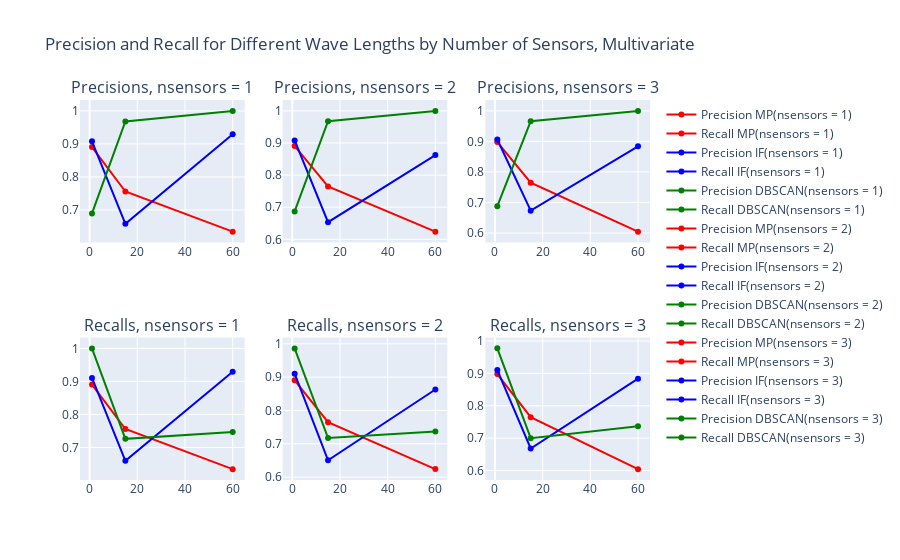

The notebook cell this image was saved under:
### Code cell
from plotly.subplots import make_subplots
import plotly.graph_objects as go

fig = make_subplots(rows=2, cols=3, subplot_titles=("Precisions, nsensors = 1", "Precisions, nsensors = 2", "Precisions, nsensors = 3", "Recalls, nsensors = 1", "Recalls, nsensors = 2", "Recalls, nsensors = 3"))

nsensors_values = [1, 2, 3]

for i, nsensors in enumerate(nsensors_values, 1):

    filtered_mp_df = mp_multi_df[mp_multi_df['nsensors'] == nsensors]
    filtered_if_df = isf_multi_df[isf_multi_df['nsensors'] == nsensors]
    filtered_dbscan_df = dbscan_multi_df[dbscan_multi_df['nsensors'] == nsensors]

    mp_mean_df = filtered_mp_df.groupby('wave len').mean().reset_index()
    isf_mean_df = filtered_if_df.groupby('wave len').mean().reset_index()
    dbscan_mean_df = filtered_dbscan_df.groupby('wave len').mean().reset_index()

    fig.add_trace(go.Scatter(x=mp_mean_df['wave len'], y=mp_mean_df['precision'],
                              mode='lines+markers', name=f'Precision MP(nsensors = {nsensors})',
                              line=dict(color='red')),
                  row=1, col=i)


    fig.add_trace(go.Scatter(x=mp_mean_df['wave len'], y=mp_mean_df['recall'],
                              mode='lines+markers', name=f'Recall MP(nsensors = {nsensors})',
                              line=dict(color='red')),
                  row=2, col=i)

    fig.add_trace(go.Scatter(x=isf_mean_df['wave len'], y=isf_mean_df['precision'],
                              mode='lines+markers', name=f'Precision IF(nsensors = {nsensors})',
                              line=dict(color='blue')),
                  row=1, col=i)


    fig.add_trace(go.Scatter(x=isf_mean_df['wave len'], y=isf_mean_df['recall'],
                              mode='lines+markers', name=f'Recall IF(nsensors = {nsensors})',
                              line=dict(color='blue')),
                  row=2, col=i)

    fig.add_trace(go.Scatter(x=dbscan_mean_df['wave len'], y=dbscan_mean_df['precision'],
                              mode='lines+markers', name=f'Precision DBSCAN(nsensors = {nsensors})',
                              line=dict(color='green')),
                  row=1, col=i)


    fig.add_trace(go.Scatter(x=dbscan_mean_df['wave len'], y=dbscan_mean_df['recall'],
                              mode='lines+markers', name=f'Recall DBSCAN(nsensors = {nsensors})',
                              line=dict(color='green')),
                  row=2, col=i)


# Update layout
fig.update_layout(title_text="Precision and Recall for Different Wave Lengths by Number of Sensors, Multivariate")

fig.show()

### Figure 1 — Plotly figure (JSON) as saved in the notebook; plotly's stock layout.template omitted (floating-point values rounded to 4 significant figures)
{"data": [{"line": {"color": "red"}, "mode": "lines+markers", "name": "Precision MP(nsensors = 1)", "type": "scatter", "x": [1, 15, 60], "xaxis": "x", "y": [0.8904, 0.7559, 0.6344], "yaxis": "y"}, {"line": {"color": "red"}, "mode": "lines+markers", "name": "Recall MP(nsensors = 1)", "type": "scatter", "x": [1, 15, 60], "xaxis": "x4", "y": [0.8904, 0.7559, 0.6344], "yaxis": "y4"}, {"line": {"color": "blue"}, "mode": "lines+markers", "name": "Precision IF(nsensors = 1)", "type": "scatter", "x": [1, 15, 60], "xaxis": "x", "y": [0.908, 0.658, 0.9293], "yaxis": "y"}, {"line": {"color": "blue"}, "mode": "lines+markers", "name": "Recall IF(nsensors = 1)", "type": "scatter", "x": [1, 15, 60], "xaxis": "x4", "y": [0.9104, 0.6594, 0.9295], "yaxis": "y4"}, {"line": {"color": "green"}, "mode": "lines+markers", "name": "Precision DBSCAN(nsensors = 1)", "type": "scatter", "x": [1, 15, 60], "xaxis": "x", "y": [0.6897, 0.9679, 1], "yaxis": "y"}, {"line": {"color": "green"}, "mode": "lines+markers", "name": "Recall DBSCAN(nsensors = 1)", "type": "scatter", "x": [1, 15, 60], "xaxis": "x4", "y": [1, 0.7262, 0.7469], "yaxis": "y4"}, {"line": {"color": "red"}, "mode": "lines+markers", "name": "Precision MP(nsensors = 2)", "type": "scatter", "x": [1, 15, 60], "xaxis": "x2", "y": [0.8904, 0.7647, 0.624], "yaxis": "y2"}, {"line": {"color": "red"}, "mode": "lines+markers", "name": "Recall MP(nsensors = 2)", "type": "scatter", "x": [1, 15, 60], "xaxis": "x5", "y": [0.8904, 0.7647, 0.624], "yaxis": "y5"}, {"line": {"color": "blue"}, "mode": "lines+markers", "name": "Precision IF(nsensors = 2)", "type": "scatter", "x": [1, 15, 60], "xaxis": "x2", "y": [0.908, 0.6534, 0.8623], "yaxis": "y2"}, {"line": {"color": "blue"}, "mode": "lines+markers", "name": "Recall IF(nsensors = 2)", "type": "scatter", "x": [1, 15, 60], "xaxis": "x5", "y": [0.9104, 0.6506, 0.8629], "yaxis": "y5"}, {"line": {"color": "green"}, "mode": "lines+markers", "name": "Precision DBSCAN(nsensors = 2)", "type": "scatter", "x": [1, 15, 60], "xaxis": "x2", "y": [0.6869, 0.9679, 1], "yaxis": "y2"}, {"line": {"color": "green"}, "mode": "lines+markers", "name": "Recall DBSCAN(nsensors = 2)", "type": "scatter", "x": [1, 15, 60], "xaxis": "x5", "y": [0.9862, 0.7174, 0.7365], "yaxis": "y5"}, {"line": {"color": "red"}, "mode": "lines+markers", "name": "Precision MP(nsensors = 3)", "type": "scatter", "x": [1, 15, 60], "xaxis": "x3", "y": [0.8978, 0.7647, 0.6044], "yaxis": "y3"}, {"line": {"color": "red"}, "mode": "lines+markers", "name": "Recall MP(nsensors = 3)", "type": "scatter", "x": [1, 15, 60], "xaxis": "x6", "y": [0.8978, 0.7647, 0.6044], "yaxis": "y6"}, {"line": {"color": "blue"}, "mode": "lines+markers", "name": "Precision IF(nsensors = 3)", "type": "scatter", "x": [1, 15, 60], "xaxis": "x3", "y": [0.9062, 0.6731, 0.8838], "yaxis": "y3"}, {"line": {"color": "blue"}, "mode": "lines+markers", "name": "Recall IF(nsensors = 3)", "type": "scatter", "x": [1, 15, 60], "xaxis": "x6", "y": [0.9104, 0.6682, 0.8837], "yaxis": "y6"}, {"line": {"color": "green"}, "mode": "lines+markers", "name": "Precision DBSCAN(nsensors = 3)", "type": "scatter", "x": [1, 15, 60], "xaxis": "x3", "y": [0.6876, 0.9664, 1], "yaxis": "y3"}, {"line": {"color": "green"}, "mode": "lines+markers", "name": "Recall DBSCAN(nsensors = 3)", "type": "scatter", "x": [1, 15, 60], "xaxis": "x6", "y": [0.9773, 0.6998, 0.7365], "yaxis": "y6"}], "layout": {"annotations": [{"font": {"size": 16}, "showarrow": false, "text": "Precisions, nsensors = 1", "x": 0.1444, "xanchor": "center", "xref": "paper", "y": 1, "yanchor": "bottom", "yref": "paper"}, {"font": {"size": 16}, "showarrow": false, "text": "Precisions, nsensors = 2", "x": 0.5, "xanchor": "center", "xref": "paper", "y": 1, "yanchor": "bottom", "yref": "paper"}, {"font": {"size": 16}, "showarrow": false, "text": "Precisions, nsensors = 3", "x": 0.8556, "xanchor": "center", "xref": "paper", "y": 1, "yanchor": "bottom", "yref": "paper"}, {"font": {"size": 16}, "showarrow": false, "text": "Recalls, nsensors = 1", "x": 0.1444, "xanchor": "center", "xref": "paper", "y": 0.375, "yanchor": "bottom", "yref": "paper"}, {"font": {"size": 16}, "showarrow": false, "text": "Recalls, nsensors = 2", "x": 0.5, "xanchor": "center", "xref": "paper", "y": 0.375, "yanchor": "bottom", "yref": "paper"}, {"font": {"size": 16}, "showarrow": false, "text": "Recalls, nsensors = 3", "x": 0.8556, "xanchor": "center", "xref": "paper", "y": 0.375, "yanchor": "bottom", "yref": "paper"}], "autosize": true, "title": {"text": "Precision and Recall for Different Wave Lengths by Number of Sensors, Multivariate"}, "xaxis": {"anchor": "y", "autorange": true, "domain": [0, 0.2889], "range": [-3.122, 64.12], "type": "linear"}, "xaxis2": {"anchor": "y2", "autorange": true, "domain": [0.3556, 0.6444], "range": [-3.122, 64.12], "type": "linear"}, "xaxis3": {"anchor": "y3", "autorange": true, "domain": [0.7111, 1], "range": [-3.122, 64.12], "type": "linear"}, "xaxis4": {"anchor": "y4", "autorange": true, "domain": [0, 0.2889], "range": [-3.122, 64.12], "type": "linear"}, "xaxis5": {"anchor": "y5", "autorange": true, "domain": [0.3556, 0.6444], "range": [-3.122, 64.12], "type": "linear"}, "xaxis6": {"anchor": "y6", "autorange": true, "domain": [0.7111, 1], "range": [-3.122, 64.12], "type": "linear"}, "yaxis": {"anchor": "x", "autorange": true, "domain": [0.625, 1], "range": [0.5855, 1.049], "type": "linear"}, "yaxis2": {"anchor": "x2", "autorange": true, "domain": [0.625, 1], "range": [0.5737, 1.05], "type": "linear"}, "yaxis3": {"anchor": "x3", "autorange": true, "domain": [0.625, 1], "range": [0.5515, 1.053], "type": "linear"}, "yaxis4": {"anchor": "x4", "autorange": true, "domain": [0, 0.375], "range": [0.5855, 1.049], "type": "linear"}, "yaxis5": {"anchor": "x5", "autorange": true, "domain": [0, 0.375], "range": [0.5756, 1.035], "type": "linear"}, "yaxis6": {"anchor": "x6", "autorange": true, "domain": [0, 0.375], "range": [0.5545, 1.027], "type": "linear"}}}
